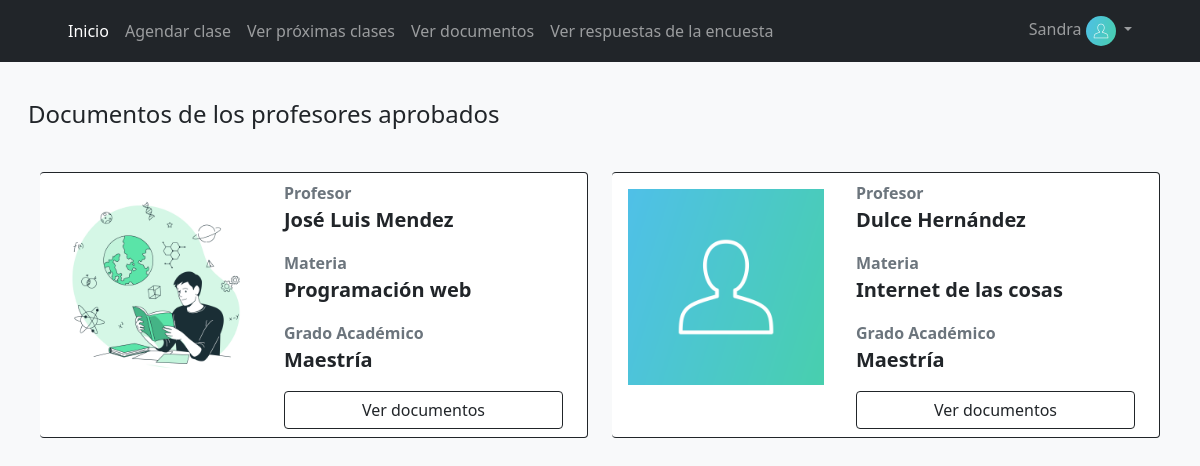
The app's page /Vista/Coordinador/verDocumentos.php (signed in) with its own data.
### tables this page shows
CREATE TABLE `usuario` (
  `idUsuario` int(11) NOT NULL,
  `Nombre` varchar(45) NOT NULL,
  `ApellidoP` varchar(45) NOT NULL,
  `ApellidoM` varchar(45) DEFAULT NULL,
  `FechaNac` date NOT NULL,
  `GradoA` enum('Licenciatura','Maestría','Doctorado') NOT NULL,
  `ProgramaE` varchar(45) NOT NULL,
  `Correo` varchar(45) NOT NULL,
  `Contrasena` varchar(100) NOT NULL,
  `Firma` varchar(100) DEFAULT NULL,
  `Cargo` enum('Profesor de Tiempo Completo','Profesor','NO APLICA') DEFAULT NULL,
  `TipoUsuario` enum('Administrador','Coordinador','Profesor') NOT NULL,
  `fotoperfil` text NOT NULL DEFAULT 'perfil.png',
  `idAcademia` int(11) NOT NULL
);

CREATE TABLE `agenda` (
  `idAgenda` int(11) NOT NULL,
  `FechaAgenda` datetime NOT NULL,
  `idCoordinador` int(11) NOT NULL,
  `idCoordinador2` int(11) NOT NULL,
  `idCoordinador3` int(11) NOT NULL,
  `idProfesor` int(11) NOT NULL,
  `idMateria` int(11) NOT NULL
);

CREATE TABLE `materia` (
  `idMateria` int(11) NOT NULL,
  `Clave` varchar(45) NOT NULL,
  `NombreM` varchar(45) NOT NULL,
  `TipoCurso` varchar(45) NOT NULL,
  `Eje` varchar(45) NOT NULL,
  `HorasTotal` double NOT NULL,
  `Nivel` enum('Introductorio','Medio','Avanzado') NOT NULL,
  `Cuatrimestre` int(11) NOT NULL,
  `EstatusM` enum('Activo','Inactivo') NOT NULL,
  `idAcademia` int(11) NOT NULL
);

### Vista/Coordinador/verDocumentos.php (the view, shortened to what this page needs)
<?php
include_once("../../Modelo/conexion.php");
$id = $_SESSION['usuario'];
$sql = $conexion->query("SELECT * FROM usuario WHERE idUsuario = $id");
$consulta = ($sql->fetch_object());
?>
<!DOCTYPE html>
<html lang="en">
<head>
    <link href="https://cdn.jsdelivr.net/npm/bootstrap@5.1.3/dist/css/bootstrap.min.css" rel="stylesheet"
>
    <link rel="stylesheet" href="https://cdn.jsdelivr.net/npm/bootstrap-icons@1.10.5/font/bootstrap-icons.css">
    <link href="https://cdn.jsdelivr.net/npm/simple-datatables@7.1.2/dist/style.min.css" rel="stylesheet" />
    <link rel="stylesheet" type="text/css" href="../estilos/csscoordinador.css">
    <link rel="stylesheet" href="fonts/icomoon/style.css">
</head>
<body class="bg-light">
    <?php include_once("menu.php"); ?>
    <div class="container-fluid">
        <div class="pt-5 mt-5 mt-1 ps-3 me-3">
			<p class="fs-4">Documentos de los profesores aprobados</p>
		</div>
        <div class="row row-cols-1 row-cols-md-2 g-4 mt-1 ps-3 me-3 mx-auto">
        <?php
            $consultaAgenda = $conexion->query("SELECT * FROM Agenda INNER JOIN Usuario ON Usuario.idUsuario = Agenda.idProfesor
            INNER JOIN Materia ON Materia.idMateria = Agenda.idMateria INNER JOIN datoscontrato ON Agenda.idProfesor = datoscontrato.idUsuario
			WHERE (idCoordinador = $id OR idCoordinador2 = $id or idCoordinador3 = $id) ");
            $totalFilas = mysqli_num_rows($consultaAgenda);
            if($totalFilas > 0){
            while ($datosAgenda = $consultaAgenda->fetch_object()) {
        ?>
            <div class="col">
                <div class="col-12 card card-group mb-3 border-start-0 border-dark border-1 d-flex">
                    <div class="col-5 card-body d-block text-center d-none d-sm-block">
                        <img src="../../Public/<?= $datosAgenda->fotoperfil ?>" class="img-fluid" alt="...">
                    </div>
                    <div class="col-7 ps-3 pt-2 pe-sm-2">
                        <label class="text-secondary fw-bold text-muted">Profesor</label>
                        <p class="fs-5 fw-bold"><?= $datosAgenda->Nombre ?>  <?= $datosAgenda->ApellidoP ?>  <?= $datosAgenda->ApellidoM ?></p>
                        <label class="text-secondary fw-bold text-muted">Materia</label>
                        <p class="fs-5 fw-bold"><?= $datosAgenda->NombreM ?></p>
                        <label class="text-secondary fw-bold text-muted">Grado Académico</label>
                        <p class="fs-5 fw-bold"><?= $datosAgenda->GradoA ?></p>
                        <?php
                            $consultaDocs = $conexion->query("SELECT * FROM Agenda INNER JOIN datoscontrato ON datoscontrato.idUsuario = Agenda.idProfesor
                            WHERE (idCoordinador = $id OR idCoordinador2 = $id or idCoordinador3 = $id) AND idUsuario = $datosAgenda->idProfesor");
                            $totalFilas = mysqli_num_rows($consultaDocs);
                            if ($totalFilas != 0) {
                                while ($datosDocs = $consultaDocs->fetch_object()) {
                        ?>
                                    <div class="d-grid gap-2 pe-3 mb-2">
                                        <button type="button" class="btn btn-outline-dark" data-bs-toggle="modal"
                                            data-bs-target="#verDocs<?php echo $datosDocs->idAgenda; ?>">
                                                Ver documentos
                                        </button>
                                    </div>
                        <?php
                                }
                            }
                        ?>
                    </div>
                </div>
            </div>
            <?php
            } }
    ?>
        </div>
    </div>
</body>
</html>

### Vista/Coordinador/menu.php (shortened to what this page needs)
<nav class="navbar navbar-expand-lg navbar-dark bg-dark fixed-top">
	<div class="container-fluid ms-5">
		<div class="collapse navbar-collapse" id="navbarSupportedContent">
			<ul class="navbar-nav me-auto mb-2 mb-lg-0">
				<li class="nav-item">
					<a class="nav-link active" aria-current="page" href="index.php">Inicio</a>
				</li>
				<li class="nav-item">
					<a class="nav-link" aria-current="page" data-bs-toggle="modal"
						data-bs-target="#agendarClase">Agendar clase</a>
				</li>
				<li class="nav-item">
					<a class="nav-link" aria-current="page" href="aplicarGuia.php">Ver próximas clases</a>
				</li>
				<li class="nav-item">
					<a class="nav-link" aria-current="page" href="verDocumentos.php">Ver documentos</a>
				</li>
				<li class="nav-item">
					<a class="nav-link" aria-current="page" href="verEncuestas.php">Ver respuestas de la encuesta</a>
				</li>
			</ul>
			<ul class="navbar-nav me-5 mb-2 mb-lg-0">
			<li class="nav-item dropdown">
				<a class="nav-link dropdown-toggle" href="#" id="navbarScrollingDropdown" role="button" data-bs-toggle="dropdown" aria-expanded="false">
					<?= $consulta->Nombre ?>
					<img src="../../Public/<?= $consulta->fotoperfil ?>" alt="" width="30" class="rounded-circle">
				</a>
				</li>
			</ul>
		</div>
	</div>
</nav>

### records on screen
usuario: Nombre "Sandra", fotoperfil (picture)
agenda: idProfesor.fotoperfil (picture), idProfesor.Nombre "José Luis", idProfesor.ApellidoP "Mendez", idMateria.NombreM "Programación web", idProfesor.GradoA "Maestría"
agenda: idProfesor.fotoperfil (picture), idProfesor.Nombre "Dulce", idProfesor.ApellidoP "Hernández", idMateria.NombreM "Internet de las cosas", idProfesor.GradoA "Maestría"
